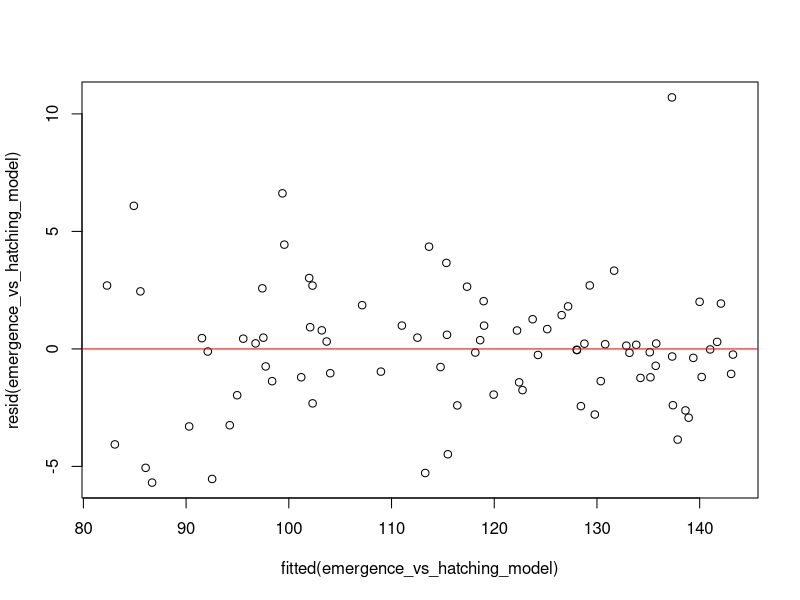
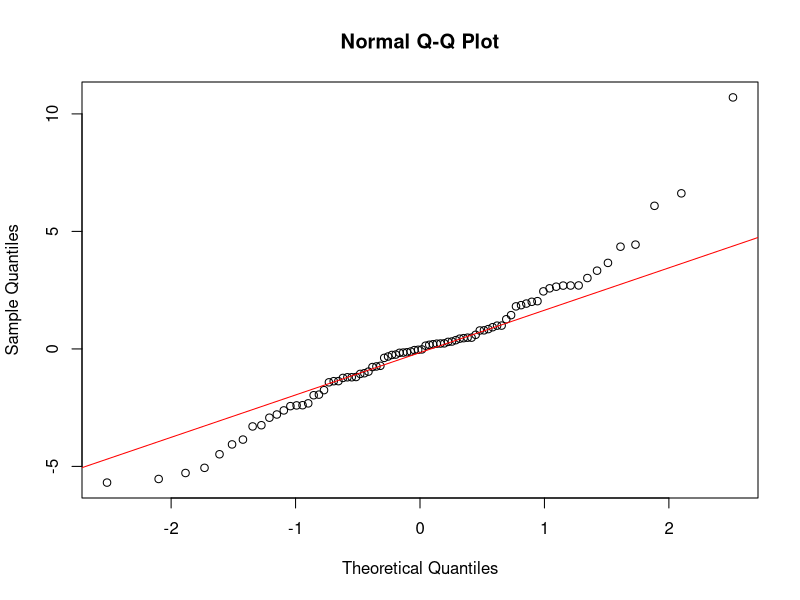
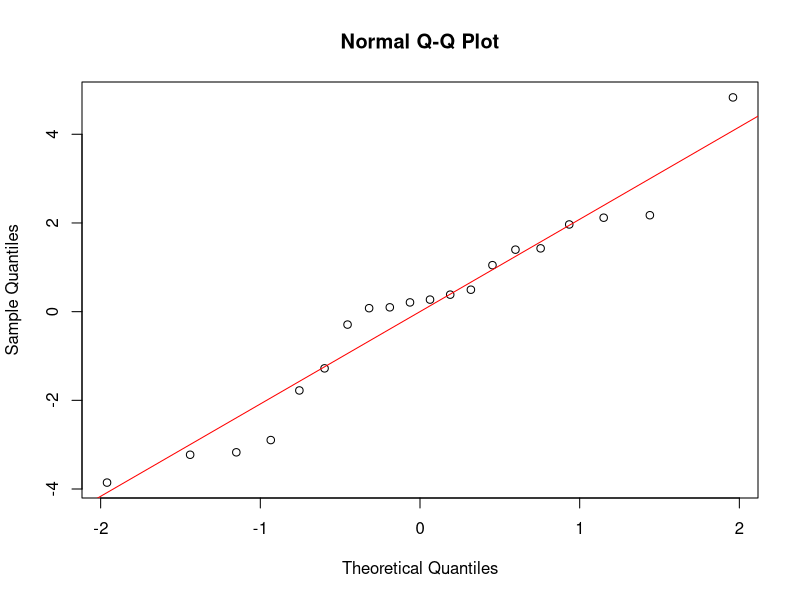
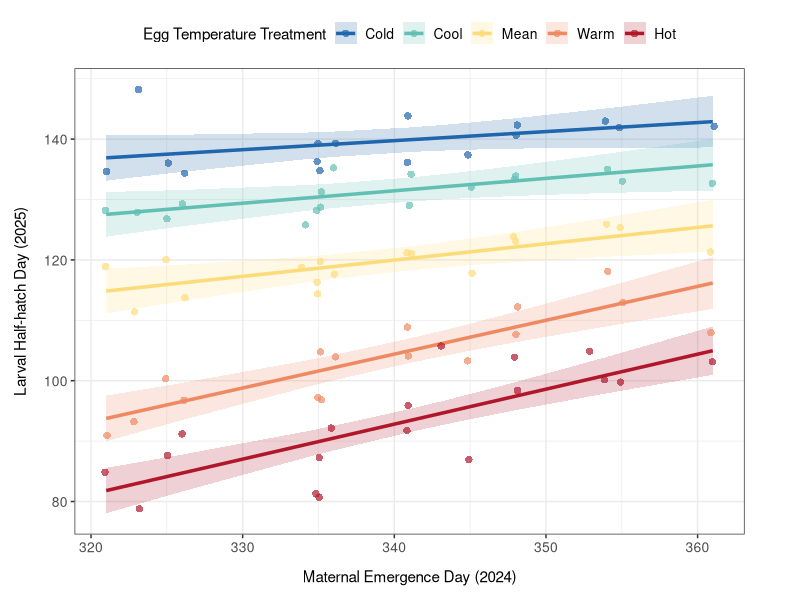
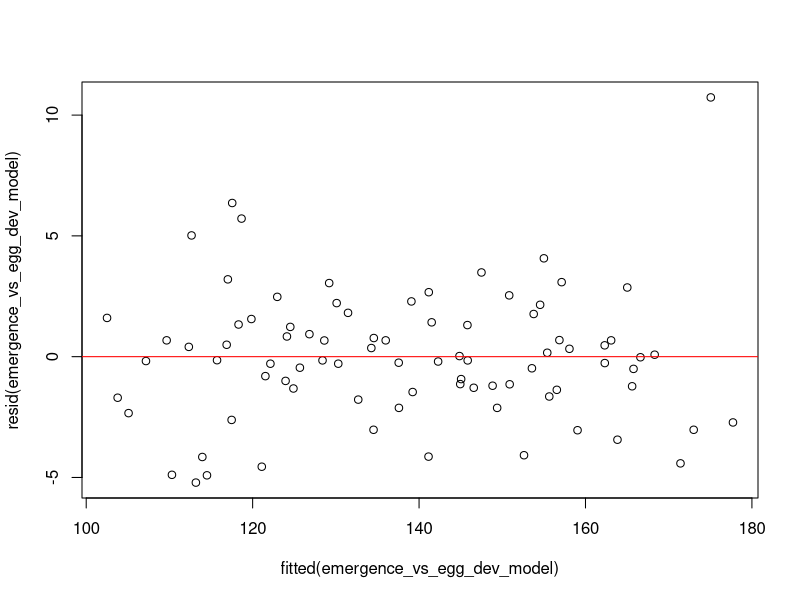
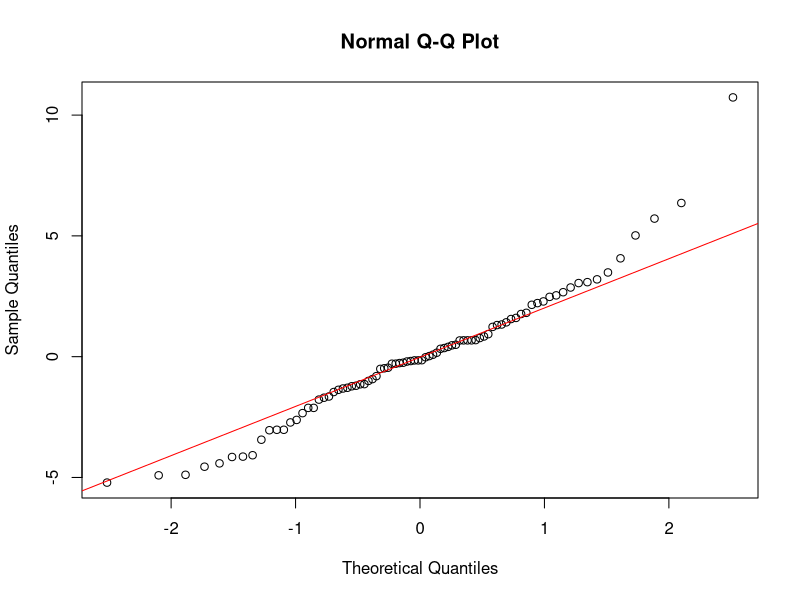
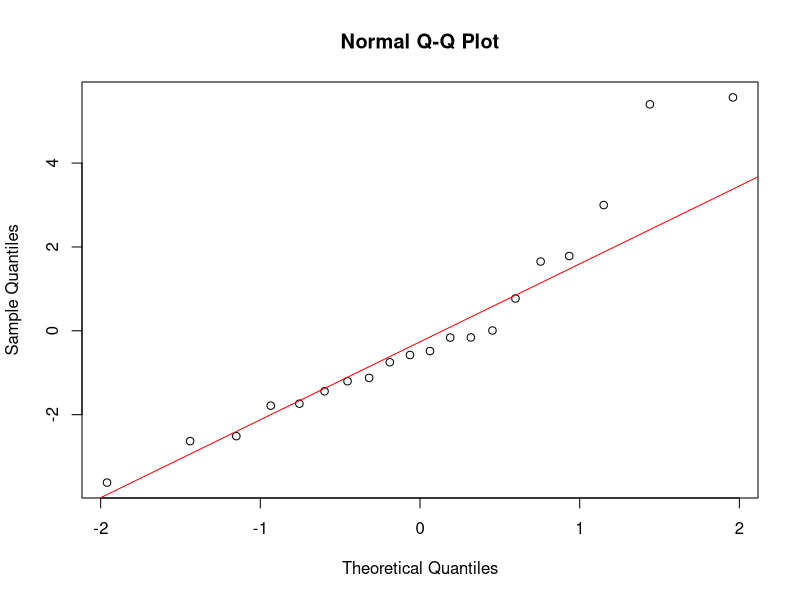
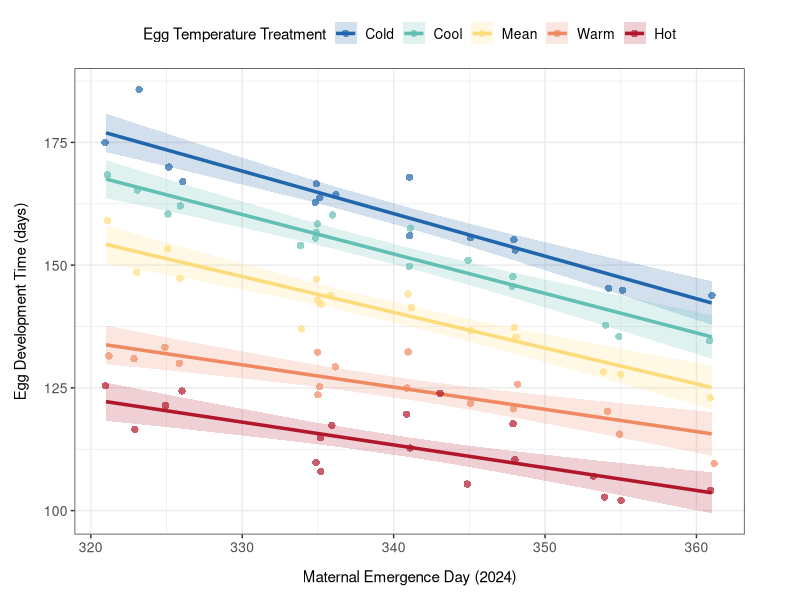

The R source for these figures, in order:
#### DESCRIPTION ####

# This script analyses the data on carryover effects between winter moth 
# pupation and larval hatching

#### SET UP ####

# packages
library(here)
library(tidyverse)
library(lmerTest)
library(ggeffects)

# data
egg_subcltuches <- read.csv(here("data_files", "egg_subcltuches_with_egg_dev_time.csv"))

# convert emergence date to day (since year began)
egg_subcltuches$emergence_day <- yday(egg_subcltuches$emergence_date)

# remove the control 
egg_subcltuches_minus_control <- egg_subcltuches %>%
  filter(egg_temperature_treatment != "ambient")


# reorder the temperature treatments to make the mean the reference for modelling 
egg_subcltuches_minus_control$maternal_temperature_treatment <- factor(egg_subcltuches_minus_control$maternal_temperature_treatment, 
                                                                levels = c("mean", "cold", "cool", "warm", "hot", "ambient"))
egg_subcltuches_minus_control$egg_temperature_treatment <- factor(egg_subcltuches_minus_control$egg_temperature_treatment, 
                                                           levels = c("mean", "cold", "cool", "warm", "hot"))

# set up a common colour palette for plots
temperature_treatment_colours <- c("cold" = "#2166AC",
                                   "cool" = "#63BFB4",
                                   "mean" = "#FDDC7A",
                                   "warm" = "#EF8A62", 
                                   "hot" = "#B2182B",
                                   "ambient" = "#777777")

#### (1) Effect of maternal emergence date on larval half-hatch date ####
#### across egg temperature treatments ####

#### MODEL ####

# model the effect of emergence date on half-hatch date controlling for egg
# temperature treatment
emergence_vs_hatching_model <- lmer(half_hatch_day ~ emergence_day*egg_temperature_treatment +
                                      (1 | female_id), data = egg_subcltuches_minus_control)

#look at the output
summary(emergence_vs_hatching_model)

#### CHECK FIT ####

# compare the full model to a reduced model without interaction 

full_model <- lm(half_hatch_day ~ emergence_day*egg_temperature_treatment, data = egg_subcltuches_minus_control)
reduced_model <- lm(half_hatch_day ~ emergence_day + egg_temperature_treatment, data = egg_subcltuches_minus_control)

anova(full_model, reduced_model, test = "Chisq")

# compare the full model to a null model 

full_model <- lm(half_hatch_day ~ emergence_day*egg_temperature_treatment, data = egg_subcltuches_minus_control)
null_model <- lm(half_hatch_day ~ 1, data = egg_subcltuches_minus_control)

anova(full_model, null_model, test = "Chisq")

#### CHECK ASSUMPTIONS ####

# check the assumption of equal variance by plotting the residuals vs fitted values 

plot(fitted(emergence_vs_hatching_model), resid(emergence_vs_hatching_model)) 
abline(h = 0, col = "red")

# Check the normality of the residuals 

qqnorm(resid(emergence_vs_hatching_model)) 
qqline(resid(emergence_vs_hatching_model), col = "red")

# check the normality of the random effects
emergence_vs_hatching_re <- ranef(emergence_vs_hatching_model)$female_id[[1]]
qqnorm(emergence_vs_hatching_re)
qqline(emergence_vs_hatching_re, col = "red")

#### PLOT ####

# calculate model prediction and save to data frame 
emergence_vs_hatching_prediction <- as.data.frame(predict_response(emergence_vs_hatching_model, 
                                                                   terms = c("emergence_day", "egg_temperature_treatment")))
# change the order of the temperature treatments
emergence_vs_hatching_prediction$group <- factor(emergence_vs_hatching_prediction$group, 
                                                 levels = c("cold", "cool", "mean", "warm", "hot"))

# plot the model prediction with confidence intervals and data points 
emergence_vs_hatching_plot <- ggplot() +
  geom_line(data = emergence_vs_hatching_prediction, 
            aes(x = x, 
                y = predicted, 
                colour = group), 
            linewidth = 1.2) +
  geom_ribbon(data = emergence_vs_hatching_prediction, 
              aes(x = x, 
                  ymin = conf.low, 
                  ymax = conf.high, 
                  fill = group), 
              alpha = 0.2) +
  geom_jitter(data = egg_subcltuches_minus_control,
              aes(x = emergence_day, 
                  y = half_hatch_day, 
                  colour = egg_temperature_treatment), 
              width = 0.2, 
              alpha = 0.7, 
              size = 2.5, 
              stroke = 0) +
  labs(x = "Maternal Emergence Day (2024)",
       y = "Larval Half-hatch Day (2025)", 
       color = "Egg Temperature Treatment",
       fill = "Egg Temperature Treatment") +
  scale_colour_manual(values = temperature_treatment_colours, 
                      labels = c("Cold", "Cool", "Mean", "Warm", "Hot")) + 
  scale_fill_manual(values = temperature_treatment_colours, 
                    labels = c("Cold", "Cool", "Mean", "Warm", "Hot")) +
  theme_bw() +
  theme(axis.title = element_text(size = 11),
        axis.text = element_text(size = 10),
        axis.title.x = element_text(margin = margin(t = 10)), 
        axis.title.y = element_text(margin = margin(r = 10)),
        legend.title = element_text(size = 11),
        legend.text = element_text(size = 10),
        legend.position = "top",
        legend.justification = "center",
        plot.margin = margin(t = 10, r = 40, b = 10, l = 10))

# look at the output
emergence_vs_hatching_plot

#### (2) Effect of maternal emergence date on egg development time ####
#### across egg temperature treatments ####

#### MODEL ####

# model the effect of emergence date on egg development controlling for egg
# temperature treatment 
emergence_vs_egg_dev_model <- lmer(egg_development_time ~ emergence_day*egg_temperature_treatment + 
                                     (1 | female_id), data = egg_subcltuches_minus_control)

# look at the output
summary(emergence_vs_egg_dev_model)

#### CHECK FIT ####

# compare full model to a reduced model without interaction 
full_model <- lm(egg_development_time ~ emergence_day*egg_temperature_treatment, data = egg_subcltuches_minus_control)
reduced_model <- lm(egg_development_time ~ emergence_day + egg_temperature_treatment, data = egg_subcltuches_minus_control)

anova(full_model, reduced_model, test = "Chisq")

# compare full model to a null model 
full_model <- lm(egg_development_time ~ emergence_day*egg_temperature_treatment, data = egg_subcltuches_minus_control)
null_model <- lm(egg_development_time ~ 1, data = egg_subcltuches_minus_control)

anova(full_model, null_model, test = "Chisq")

#### CHECK ASSUMPTIONS ####

# check the assumption of equal variance by plotting the residuals vs fitted values 
plot(fitted(emergence_vs_egg_dev_model), resid(emergence_vs_egg_dev_model)) 
abline(h = 0, col = "red")

#check the normality of the residuals 
qqnorm(resid(emergence_vs_egg_dev_model)) 
qqline(resid(emergence_vs_egg_dev_model), col = "red")

# check the normality of the random effects
emergence_vs_egg_dev_re <- ranef(emergence_vs_egg_dev_model)$female_id[[1]]
qqnorm(emergence_vs_egg_dev_re)
qqline(emergence_vs_egg_dev_re, col = "red")

#### PLOT ####

# calculate model prediction and save to data frame
emergence_vs_egg_dev_prediction <- as.data.frame(predict_response(emergence_vs_egg_dev_model, 
                                                                  terms = c("emergence_day", "egg_temperature_treatment")))

# change the order of the temperature treatments
emergence_vs_egg_dev_prediction$group <- factor(emergence_vs_egg_dev_prediction$group, 
                                                levels = c("cold", "cool", "mean", "warm", "hot"))

# plot the model prediction with confidence intervals and data points
emergence_vs_egg_dev_plot <- ggplot() +
  geom_line(data = emergence_vs_egg_dev_prediction, 
            aes(x = x, 
                y = predicted, 
                colour = group), 
            linewidth = 1.2) +
  geom_ribbon(data = emergence_vs_egg_dev_prediction, 
              aes(x = x, 
                  ymin = conf.low, 
                  ymax = conf.high, 
                  fill = group), 
              alpha = 0.2) +
  geom_jitter(data = egg_subcltuches_minus_control,
              aes(x = emergence_day, 
                  y = egg_development_time, 
                  colour = egg_temperature_treatment),
              width = 0.2, 
              alpha = 0.7, 
              size = 2.5, 
              stroke = 0) +
  labs(x = "Maternal Emergence Day (2024)",
       y = "Egg Development Time (days)", 
       color = "Egg Temperature Treatment",
       fill = "Egg Temperature Treatment") +
  scale_colour_manual(values = temperature_treatment_colours, 
                      labels = c("Cold", "Cool", "Mean", "Warm", "Hot")) + 
  scale_fill_manual(values = temperature_treatment_colours, 
                    labels = c("Cold", "Cool", "Mean", "Warm", "Hot")) +
  theme_bw() +
  theme(axis.title = element_text(size = 11),
        axis.text = element_text(size = 10),
        axis.title.x = element_text(margin = margin(t = 10)), 
        axis.title.y = element_text(margin = margin(r = 10)),
        legend.title = element_text(size = 11),
        legend.text = element_text(size = 10),
        legend.position = "top",
        legend.justification = "center",
        plot.margin = margin(t = 10, r = 40, b = 10, l = 10))

# look at the output
emergence_vs_egg_dev_plot

# save as a png in the figures folder
ggsave(here("figures", "figure6.png"), 
       plot = emergence_vs_egg_dev_plot, width = 6, height = 4, dpi = 300)
